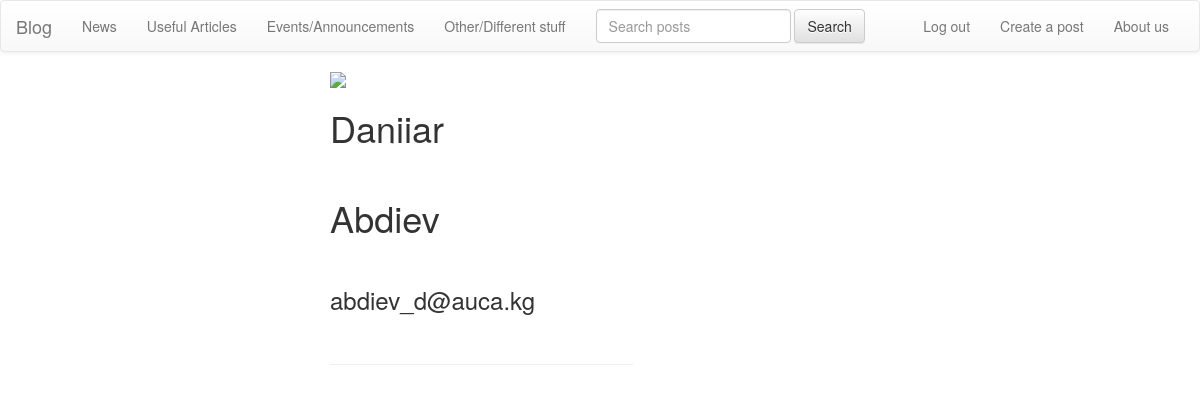
/profile/daniiar/, run on the app's committed database.
### user/models.py (models this page shows, shortened)
class Author(models.Model):
    first_name = models.CharField(max_length=30)
    last_name = models.CharField(max_length=30)
    email = models.EmailField(max_length=50)
    avatar = models.ImageField(upload_to=upload_location_author,
                               null=True, blank=True,
                               height_field="height_field",
                               width_field="width_field",
                               )
    height_field = models.IntegerField(default=0)
    width_field = models.IntegerField(default=0)
    register_date = models.DateTimeField(auto_now=False, auto_now_add=True)
    slug = models.SlugField(unique=True)

### user/views.py (the view)
# urls.py: url(r'^profile/(?P<slug>[\w-]+)/$', views.profile, name="profile"),
def profile(request, slug=None):
    instance = get_object_or_404(Author, slug=slug)
    share_string = quote_plus(instance.email)
    context = {
        "email": instance.email,
        "first_name": instance.first_name,
        "last_name": instance.last_name,
        "share_string": share_string,
        "avatar": instance.avatar,
    }
    return render(request, "blog/profile.html", context)

### templates/blog/profile.html (shortened to what this page needs)
{% extends "base.html" %}
{% load urlify %}
{% block content %}
<div class="col-sm-6 col-sm-offset-3">
{% if avatar %}
    <img src="{{ avatar.url }}"/>
{% endif %}
<h1>{{ first_name }}</h1> <br>
<h1>{{ last_name }}</h1><br>
<div class="row">
<div class="col-sm-7 col-offset-1">
    <h3>{{ email }}</h3><br>
<hr/>
</div>
</div>
</div>
{% endblock content %}

### static/css/base.css (style rules this page uses)
h1 { color: darkslategrey; }

### data on the page
Author: first_name "Daniiar", last_name "Abdiev", email "abdiev_d@auca.kg"
